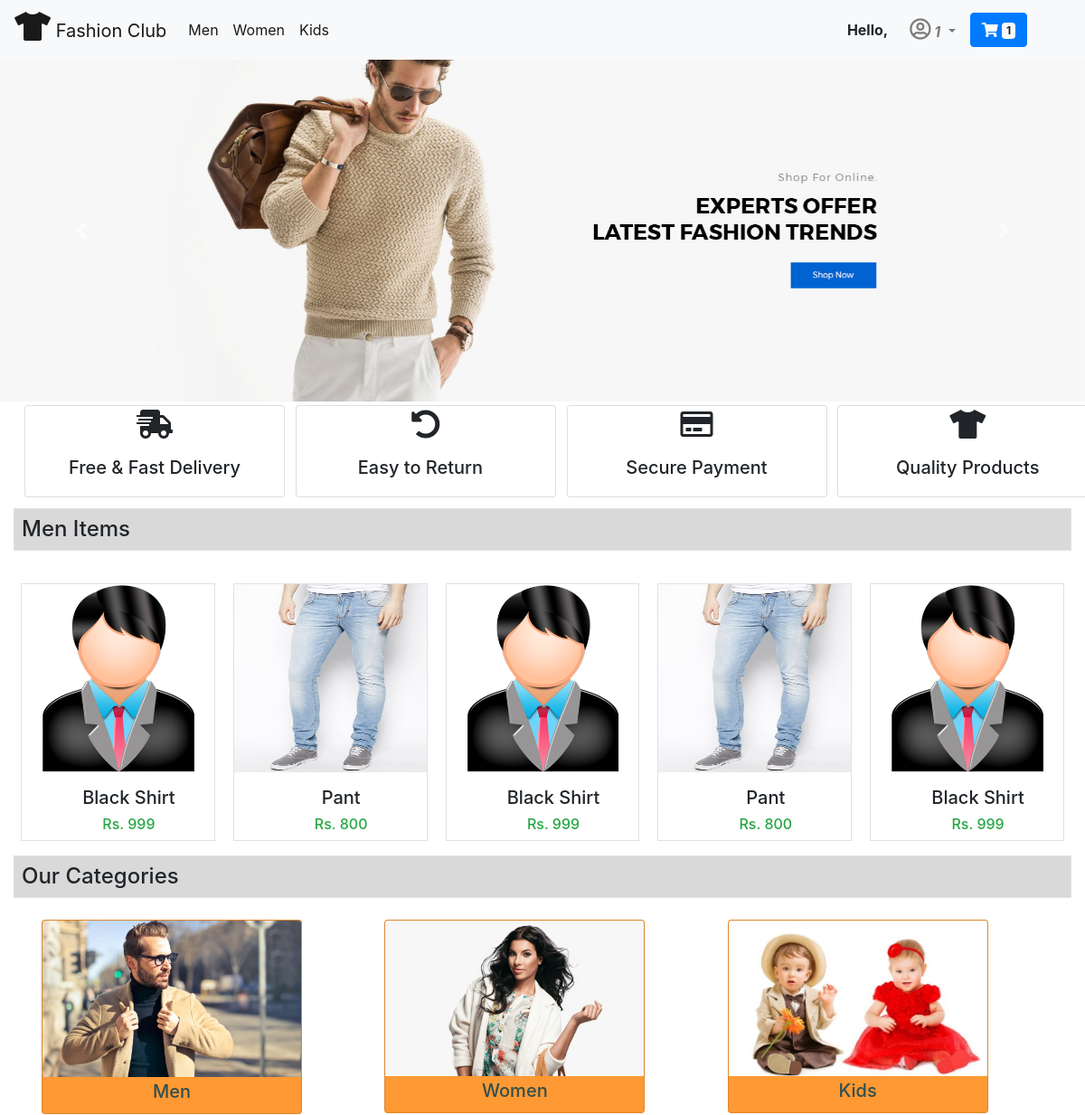
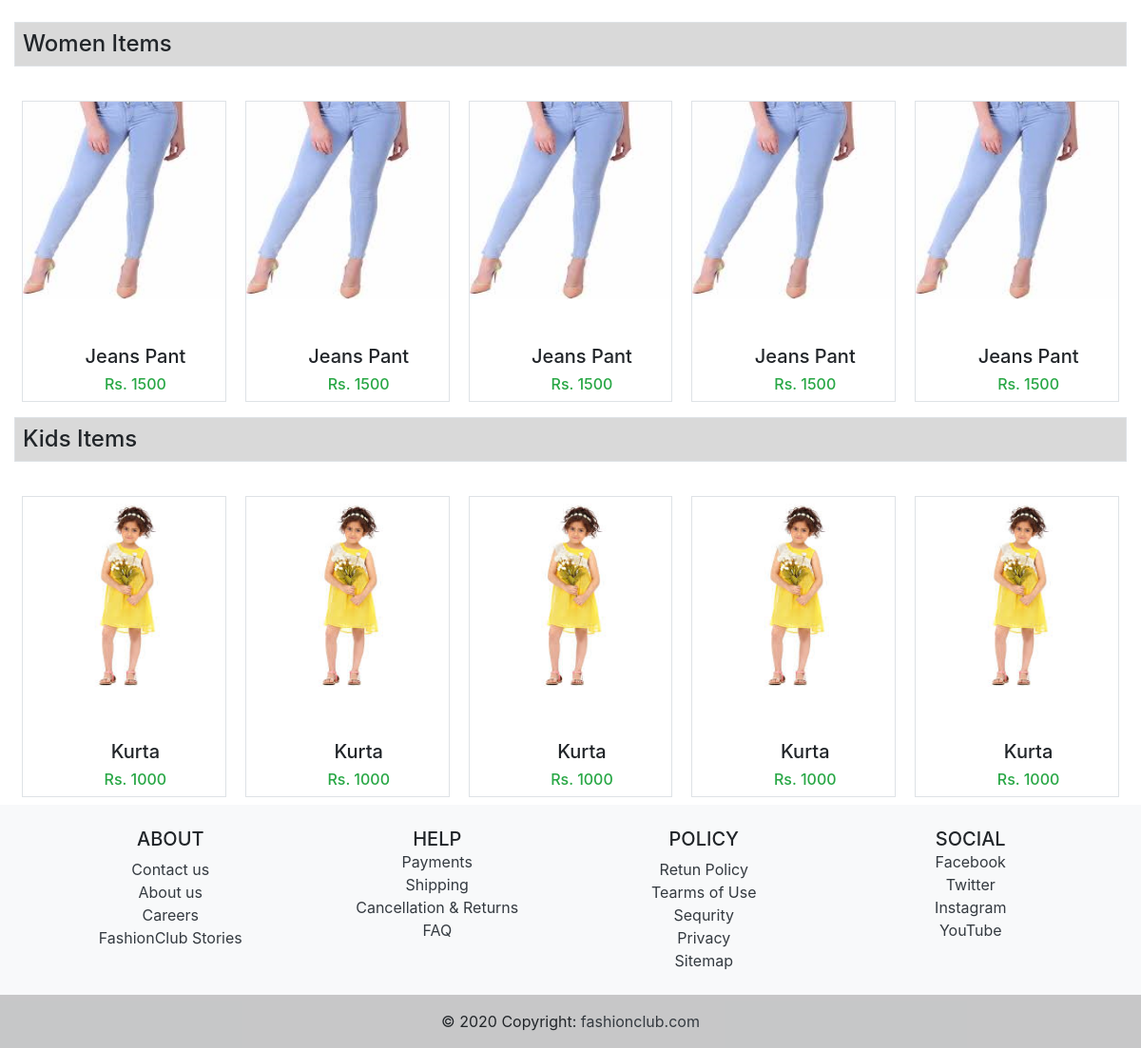
/shop/ (signed in), run on the app's committed database (2 pictures, top to bottom).
### myapp/models.py (models this page shows, shortened)
class CategoryModel(models.Model):
    name = models.CharField(max_length=100)
    image = image= models.ImageField(upload_to='photo/category/')
    objects = models.Manager()

class ProductModel(models.Model):
    category = models.ForeignKey(CategoryModel,on_delete=models.CASCADE)
    image= models.ImageField(upload_to='photo/')
    name = models.CharField(max_length=100)
    price = models.IntegerField()
    description = models.TextField()
    objects = models.Manager()

### myapp/views.py (the view)
# urls.py: path('shop/',ShopView,name='shop'),
def ShopView(request):
    men = ProductModel.objects.filter(category_id=5)
    women = ProductModel.objects.filter(category_id=6)
    kids = ProductModel.objects.filter(category_id=7)
    categories = CategoryModel.objects.all()
    usr = request.user
    cart_count = Cart.objects.filter(user=usr).count()
    context = {'men': men, 'women': women,
               'kids': kids, 'categories': categories,'cart_count':cart_count}
    return render(request, 'shop.html', context)

### myapp/templates/shop.html (shortened to what this page needs)
{% extends 'base.html' %}
{% load static %}
{% block body %}
<div class="container-fluid">
<div class="row">
  <div id="carouselExampleInterval" class="carousel slide" data-ride="carousel">
    <div class="carousel-inner">
      <div class="carousel-item active" data-interval="10000">
        <img src="{% static 'images/banner/c1.jpg' %}" class="d-block w-100" alt="...">
      </div>
    </div>
    <a class="carousel-control-prev" href="#carouselExampleInterval" role="button" data-slide="prev">
      <span class="carousel-control-prev-icon" aria-hidden="true"></span>
    </a>
    <a class="carousel-control-next" href="#carouselExampleInterval" role="button" data-slide="next">
      <span class="carousel-control-next-icon" aria-hidden="true"></span>
    </a>
  </div>
  <div class="container-fluid  p-1">
    <div class="row" style="margin-left: 0.5rem;">
      <div class="col-lg-3">
        <div class="card" style="width: 18rem;">
          <i class="fas fa-shipping-fast mt-1 mx-auto" style="font-size: 2rem;"></i>
          <div class="card-body">
            <p class="card-text text-center h5">Free & Fast Delivery</p>
          </div>
        </div>
      </div>
      <div class="col-lg-3">
        <div class="card" style="width: 18rem;">
          <i class="fas fa-undo-alt mt-1 mx-auto" style="font-size: 2rem;"></i>
          <div class="card-body">
            <p class="card-text h5 ml-5">Easy to Return</p>
          </div>
        </div>
      </div>
      <div class="col-lg-3">
        <div class="card" style="width: 18rem;">
          <i class="far fa-credit-card mt-1 mx-auto" style="font-size: 2rem;"></i>
          <div class="card-body">
            <p class="card-text h5 text-center">Secure Payment</p>
          </div>
        </div>
      </div>
      <div class="col-lg-3">
        <div class="card" style="width: 18rem;">
          <i class="fas fa-tshirt mt-1 mx-auto" style="font-size: 2rem;"></i>
          <div class="card-body">
            <p class="card-text h5 text-center">Quality Products</p>
          </div>
        </div>
      </div>
    </div>
  </div>
</div>
<div class="container-fluid border mt-2 p-2 h4" style="background-color: #d9d9d9;">Men Items</div>
<div class="owl-carousel owl-theme p-2" id="slider1">
  {% for product in men %}
  <div class="item border">
    <a href="{% url 'productdetails' product.id %}"><img style="height: 13rem;" src="{{product.image.url}}"  alt="" srcset=""></a>
    <p class="ml-4 h5 mt-3">{{product.name}}</p>
    <p class="ml-4 text-success h6">Rs. {{product.price}}</p>
  </div>
  {% endfor %}
</div>
<div class="container-fluid border mt-2 p-2 h4" style="background-color: #d9d9d9;">Our Categories</div>
<div class="container p-3 ">
  <div class="row ">
      {% for category in categories %}
      <div class="col-lg-4">
        <div class="card" style="width: 18rem; background-color: #ff9933">
          <a href="/allproducts/?{{category.id}}"><img src="{{category.image.url}}" class="card-img-top" alt="..."></a>
          <a class="mx-auto" href="/allproducts/?{{category.id}}" style="color: darkslategrey;">
            <h5 class="card-title  mt-1">{{category.name}}</h5>
          </a>
        </div>
      </div>
      {% endfor %}
    </div>
  </div>
<div class="container-fluid border mt-2 p-2 h4" style="background-color: #d9d9d9;">Women Items</div>
<div class="owl-carousel owl-theme p-2" id="slider1">
  {% for product in women %}
  <div class="item border">
    <a href="{% url 'productdetails' product.id %}"><img style="height: 13rem;" src="{{product.image.url}}" style="size: 12rem;" alt="" srcset=""></a>
    <p class="ml-4 h5 mt-5">{{product.name}}</p>
    <p class="ml-4 text-success h6">Rs. {{product.price}}</p>
  </div>
  {% endfor %}
</div>
<div class="container-fluid border mt-2 p-2 h4" style="background-color: #d9d9d9;">Kids Items</div>
<div class="owl-carousel owl-theme p-2" id="slider1">
  {% for product in kids %}
  <div class="item border">
    <a href="{% url 'productdetails' product.id %}"><img style="height: 13rem;" src="{{product.image.url}}" style="height: 12rem;" alt="" srcset=""></a>
    <p class="ml-4 h5 mt-5">{{product.name}}</p>
    <p class="ml-4 text-success h6">Rs. {{product.price}}</p>
  </div>
  {% endfor %}
</div>
</div>
{% endblock body %}

### myapp/templates/base.html (shortened to what this page needs)
{% load static %}
<!doctype html>
<html lang="en">
<head>
  <link rel="stylesheet" href="https://cdn.jsdelivr.net/npm/bootstrap@4.5.3/dist/css/bootstrap.min.css"
>
  <link rel="stylesheet" href="https://cdnjs.cloudflare.com/ajax/libs/font-awesome/5.15.2/css/all.min.css">
  <link rel="stylesheet" href="{% static 'css/owl.carousel.min.css' %}">
  <link rel="stylesheet" href="{% static 'css/style.css' %}">
</head>
<body>
  {% if user.is_authenticated %}
  <nav class="navbar navbar-expand-lg navbar-light bg-light">
    <a class="navbar-brand" href="{% url 'shop' %}"><i class="fas fa-tshirt h2"></i> Fashion Club</a>
    <div class="collapse navbar-collapse" id="navbarSupportedContent">
      <ul class="navbar-nav mr-auto">
        {% for category in categories %}
        <li class="nav-item active">
          <a class="nav-link" href="/allproducts/?{{category.id}}">{{category.name}}</a>
        </li>
        {% endfor %}
      </ul>
      <strong class="mr-3">Hello, </strong>
      <div class="form-inline my-2 my-lg-0 navbar-nav mr-5">
        <li class="nav-item dropdown mr-2">
          <a class="nav-link dropdown-toggle" href="#" id="navbarDropdown" role="button" data-toggle="dropdown"
            aria-haspopup="true" aria-expanded="false">
            <strong><i><i style="font-size: 1.5rem;" class="far fa-user-circle"></i>
                {{request.user|capfirst}}</i></strong>
          </a>
        </li>
        <a href="{% url 'showcart' %}" class="btn btn-primary">
          <i class="fas fa-shopping-cart "></i> <span class="badge badge-light">{{cart_count}}</span>
        </a>
      </div>
    </div>
  </nav>
  {% endif %}
  {% block body %}
  {% endblock body %}
  {% if user.is_authenticated %}
  <footer class="bg-light text-center text-lg-start">
    <div class="container p-4">
      <div class="row">
        <div class="col-lg-3 col-md-6 mb-4 mb-md-0">
          <h5 class="text-uppercase">ABOUT</h5>
          <ul class="list-unstyled mb-0">
            <li>
              <a href="#!" class="text-dark">Contact us</a>
            </li>
            <li>
              <a href="#!" class="text-dark">About us</a>
            </li>
            <li>
              <a href="#!" class="text-dark">Careers</a>
            </li>
            <li>
              <a href="#!" class="text-dark">FashionClub Stories</a>
            </li>
          </ul>
        </div>
        <div class="col-lg-3 col-md-6 mb-4 mb-md-0">
          <h5 class="text-uppercase mb-0">HELP</h5>
          <ul class="list-unstyled">
            <li>
              <a href="#!" class="text-dark">Payments</a>
            </li>
            <li>
              <a href="#!" class="text-dark">Shipping</a>
            </li>
            <li>
              <a href="#!" class="text-dark">Cancellation & Returns</a>
            </li>
            <li>
              <a href="#!" class="text-dark">FAQ</a>
            </li>
          </ul>
        </div>
        <div class="col-lg-3 col-md-6 mb-4 mb-md-0">
          <h5 class="text-uppercase">POLICY</h5>
          <ul class="list-unstyled mb-0">
            <li>
              <a href="#!" class="text-dark">Retun Policy</a>
            </li>
            <li>
              <a href="#!" class="text-dark">Tearms of Use</a>
            </li>
            <li>
              <a href="#!" class="text-dark">Sequrity</a>
            </li>
            <li>
              <a href="#!" class="text-dark">Privacy</a>
            </li>
            <li>
              <a href="#!" class="text-dark">Sitemap</a>
            </li>
          </ul>
        </div>
        <div class="col-lg-3 col-md-6 mb-4 mb-md-0">
          <h5 class="text-uppercase mb-0">SOCIAL</h5>
          <ul class="list-unstyled">
            <li>
              <a href="#!" class="text-dark">Facebook</a>
            </li>
            <li>
              <a href="#!" class="text-dark">Twitter</a>
            </li>
            <li>
              <a href="#!" class="text-dark">Instagram</a>
            </li>
            <li>
              <a href="#!" class="text-dark">YouTube</a>
            </li>
          </ul>
        </div>
      </div>
    </div>
    <div class="text-center p-3" style="background-color: rgba(0, 0, 0, 0.2);">
      © 2020 Copyright:
      <a class="text-dark" href="https://mdbootstrap.com/">fashionclub.com</a>
    </div>
  </footer>
  {% endif %}
</body>
</html>

### static/css/style.css (style rules this page uses)
.owl-carousel .item { font-size: 24px; text-align: center; margin-top: 20px;; }

### data on the page
CategoryModel: name "Men", image (picture)
CategoryModel: name "Women", image (picture)
CategoryModel: name "Kids", image (picture)
ProductModel: image (placeholder picture), name "Black Shirt", price "999"
ProductModel: image (picture), name "Pant", price "800"
ProductModel: image (picture), name "Jeans Pant", price "1500"
ProductModel: image (picture), name "Kurta", price "1000"

### other printed values
{{ request.user|capfirst }} "1"
{{ cart_count }} "1"
